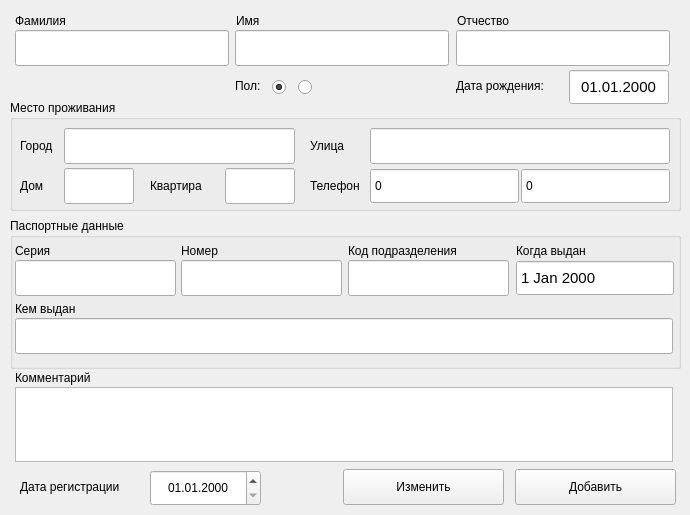
    <widget class="QWidget" name="tab__owner">
     <attribute name="title">
      <string>Владелец</string>
     </attribute>
     <widget class="QGroupBox" name="groupBox">
      <property name="enabled">
       <bool>true</bool>
      </property>
      <property name="geometry">
       <rect>
        <x>10</x>
        <y>100</y>
        <width>671</width>
        <height>111</height>
       </rect>
      </property>
      <property name="title">
       <string>Место проживания</string>
      </property>
      <widget class="QLabel" name="label_7">
       <property name="geometry">
        <rect>
         <x>10</x>
         <y>28</y>
         <width>41</width>
         <height>36</height>
        </rect>
       </property>
       <property name="text">
        <string>Город</string>
       </property>
      </widget>
      <widget class="QLabel" name="label_8">
       <property name="geometry">
        <rect>
         <x>300</x>
         <y>28</y>
         <width>43</width>
         <height>36</height>
        </rect>
       </property>
       <property name="text">
        <string>Улица</string>
       </property>
      </widget>
      <widget class="QLabel" name="label_9">
       <property name="enabled">
        <bool>true</bool>
       </property>
       <property name="geometry">
        <rect>
         <x>10</x>
         <y>68</y>
         <width>29</width>
         <height>36</height>
        </rect>
       </property>
       <property name="text">
        <string>Дом</string>
       </property>
      </widget>
      <widget class="QLabel" name="label_10">
       <property name="geometry">
        <rect>
         <x>140</x>
         <y>68</y>
         <width>66</width>
         <height>36</height>
        </rect>
       </property>
       <property name="text">
        <string>Квартира</string>
       </property>
      </widget>
      <widget class="QLineEdit" name="city">
       <property name="geometry">
        <rect>
         <x>54</x>
         <y>28</y>
         <width>231</width>
         <height>36</height>
        </rect>
       </property>
       <property name="maxLength">
        <number>27</number>
       </property>
      </widget>
      <widget class="QLineEdit" name="street">
       <property name="geometry">
        <rect>
         <x>360</x>
         <y>28</y>
         <width>300</width>
         <height>36</height>
        </rect>
       </property>
       <property name="maxLength">
        <number>36</number>
       </property>
      </widget>
      <widget class="QLineEdit" name="house">
       <property name="geometry">
        <rect>
         <x>54</x>
         <y>68</y>
         <width>70</width>
         <height>36</height>
        </rect>
       </property>
       <property name="maxLength">
        <number>8</number>
       </property>
      </widget>
      <widget class="QLineEdit" name="flat">
       <property name="geometry">
        <rect>
         <x>215</x>
         <y>68</y>
         <width>70</width>
         <height>36</height>
        </rect>
       </property>
       <property name="maxLength">
        <number>8</number>
       </property>
      </widget>
      <widget class="QLabel" name="label_11">
       <property name="geometry">
        <rect>
         <x>300</x>
         <y>68</y>
         <width>66</width>
         <height>36</height>
        </rect>
       </property>
       <property name="text">
        <string>Телефон</string>
       </property>
      </widget>
      <widget class="QDoubleSpinBox" name="telephone">
       <property name="geometry">
        <rect>
         <x>360</x>
         <y>68</y>
         <width>149</width>
         <height>36</height>
        </rect>
       </property>
       <property name="buttonSymbols">
        <enum>QAbstractSpinBox::NoButtons</enum>
       </property>
       <property name="decimals">
        <number>0</number>
       </property>
       <property name="minimum">
        <double>0.000000000000000</double>
       </property>
       <property name="maximum">
        <double>99999999999.000000000000000</double>
       </property>
      </widget>
      <widget class="QDoubleSpinBox" name="telephone__2">
       <property name="geometry">
        <rect>
         <x>511</x>
         <y>68</y>
         <width>149</width>
         <height>36</height>
        </rect>
       </property>
       <property name="buttonSymbols">
        <enum>QAbstractSpinBox::NoButtons</enum>
       </property>
       <property name="decimals">
        <number>0</number>
       </property>
       <property name="minimum">
        <double>0.000000000000000</double>
       </property>
       <property name="maximum">
        <double>99999999999.000000000000000</double>
       </property>
      </widget>
     </widget>
     <widget class="QGroupBox" name="groupBox_2">
      <property name="geometry">
       <rect>
        <x>10</x>
        <y>218</y>
        <width>671</width>
        <height>151</height>
       </rect>
      </property>
      <property name="title">
       <string>Паспортные данные</string>
      </property>
      <widget class="QLineEdit" name="issued__by">
       <property name="geometry">
        <rect>
         <x>5</x>
         <y>100</y>
         <width>658</width>
         <height>36</height>
        </rect>
       </property>
       <property name="maxLength">
        <number>90</number>
       </property>
      </widget>
      <widget class="QDateEdit" name="date__of_issue">
       <property name="geometry">
        <rect>
         <x>506</x>
         <y>42</y>
         <width>158</width>
         <height>36</height>
        </rect>
       </property>
       <property name="minimumSize">
        <size>
         <width>0</width>
         <height>36</height>
        </size>
       </property>
       <property name="maximumSize">
        <size>
         <width>16777215</width>
         <height>42</height>
        </size>
       </property>
       <property name="font">
        <font>
         <pointsize>11</pointsize>
        </font>
       </property>
       <property name="alignment">
        <set>Qt::AlignLeading|Qt::AlignLeft|Qt::AlignVCenter</set>
       </property>
       <property name="buttonSymbols">
        <enum>QAbstractSpinBox::NoButtons</enum>
       </property>
      </widget>
      <widget class="QLabel" name="label_4">
       <property name="geometry">
        <rect>
         <x>506</x>
         <y>22</y>
         <width>88</width>
         <height>21</height>
        </rect>
       </property>
       <property name="text">
        <string>Когда выдан</string>
       </property>
      </widget>
      <widget class="QLabel" name="label_2">
       <property name="geometry">
        <rect>
         <x>171</x>
         <y>22</y>
         <width>47</width>
         <height>21</height>
        </rect>
       </property>
       <property name="text">
        <string>Номер</string>
       </property>
      </widget>
      <widget class="QLabel" name="label">
       <property name="geometry">
        <rect>
         <x>5</x>
         <y>22</y>
         <width>43</width>
         <height>21</height>
        </rect>
       </property>
       <property name="text">
        <string>Серия</string>
       </property>
      </widget>
      <widget class="QLineEdit" name="passport__series">
       <property name="geometry">
        <rect>
         <x>5</x>
         <y>42</y>
         <width>161</width>
         <height>36</height>
        </rect>
       </property>
       <property name="maxLength">
        <number>19</number>
       </property>
      </widget>
      <widget class="QLineEdit" name="passport__id">
       <property name="geometry">
        <rect>
         <x>171</x>
         <y>42</y>
         <width>161</width>
         <height>36</height>
        </rect>
       </property>
       <property name="maxLength">
        <number>19</number>
       </property>
      </widget>
      <widget class="QLabel" name="label_3">
       <property name="geometry">
        <rect>
         <x>5</x>
         <y>80</y>
         <width>81</width>
         <height>21</height>
        </rect>
       </property>
       <property name="text">
        <string>Кем выдан</string>
       </property>
      </widget>
      <widget class="QLabel" name="label_12">
       <property name="geometry">
        <rect>
         <x>338</x>
         <y>22</y>
         <width>141</width>
         <height>21</height>
        </rect>
       </property>
       <property name="text">
        <string>Код подразделения</string>
       </property>
      </widget>
      <widget class="QLineEdit" name="division__code">
       <property name="geometry">
        <rect>
         <x>338</x>
         <y>42</y>
         <width>161</width>
         <height>36</height>
        </rect>
       </property>
       <property name="maxLength">
        <number>19</number>
       </property>
      </widget>
     </widget>
     <widget class="QLabel" name="label_6">
      <property name="geometry">
       <rect>
        <x>456</x>
        <y>65</y>
        <width>110</width>
        <height>42</height>
       </rect>
      </property>
      <property name="text">
       <string>Дата рождения:</string>
      </property>
     </widget>
     <widget class="QDateEdit" name="date__of_birth">
      <property name="enabled">
       <bool>true</bool>
      </property>
      <property name="geometry">
       <rect>
        <x>569</x>
        <y>69</y>
        <width>100</width>
        <height>36</height>
       </rect>
      </property>
      <property name="minimumSize">
       <size>
        <width>0</width>
        <height>36</height>
       </size>
      </property>
      <property name="maximumSize">
       <size>
        <width>214</width>
        <height>42</height>
       </size>
      </property>
      <property name="font">
       <font>
        <pointsize>11</pointsize>
       </font>
      </property>
      <property name="frame">
       <bool>true</bool>
      </property>
      <property name="alignment">
       <set>Qt::AlignCenter</set>
      </property>
      <property name="buttonSymbols">
       <enum>QAbstractSpinBox::NoButtons</enum>
      </property>
      <property name="displayFormat">
       <string>dd.MM.yyyy</string>
      </property>
     </widget>
     <widget class="QLabel" name="label_5">
      <property name="geometry">
       <rect>
        <x>235</x>
        <y>65</y>
        <width>31</width>
        <height>42</height>
       </rect>
      </property>
      <property name="text">
       <string>Пол:</string>
      </property>
     </widget>
     <widget class="QRadioButton" name="gender__male">
      <property name="geometry">
       <rect>
        <x>272</x>
        <y>76</y>
        <width>21</width>
        <height>22</height>
       </rect>
      </property>
      <property name="layoutDirection">
       <enum>Qt::LeftToRight</enum>
      </property>
      <property name="autoFillBackground">
       <bool>false</bool>
      </property>
      <property name="iconSize">
       <size>
        <width>22</width>
        <height>22</height>
       </size>
      </property>
      <property name="checked">
       <bool>true</bool>
      </property>
      <attribute name="buttonGroup">
       <string notr="true">gender</string>
      </attribute>
     </widget>
     <widget class="QRadioButton" name="gender__female">
      <property name="geometry">
       <rect>
        <x>298</x>
        <y>76</y>
        <width>51</width>
        <height>22</height>
       </rect>
      </property>
      <property name="icon">
       <iconset>
        <normaloff>icon/gender__f.png</normaloff>icon/gender__f.png</iconset>
      </property>
      <property name="iconSize">
       <size>
        <width>22</width>
        <height>22</height>
       </size>
      </property>
      <attribute name="buttonGroup">
       <string notr="true">gender</string>
      </attribute>
     </widget>
     <widget class="QLabel" name="surname__label">
      <property name="geometry">
       <rect>
        <x>15</x>
        <y>10</y>
        <width>65</width>
        <height>21</height>
       </rect>
      </property>
      <property name="text">
       <string>Фамилия</string>
      </property>
     </widget>
     <widget class="QLineEdit" name="surname">
      <property name="geometry">
       <rect>
        <x>15</x>
        <y>30</y>
        <width>214</width>
        <height>36</height>
       </rect>
      </property>
      <property name="minimumSize">
       <size>
        <width>0</width>
        <height>36</height>
       </size>
      </property>
      <property name="maximumSize">
       <size>
        <width>16777215</width>
        <height>42</height>
       </size>
      </property>
      <property name="maxLength">
       <number>26</number>
      </property>
     </widget>
     <widget class="QLabel" name="name__label">
      <property name="geometry">
       <rect>
        <x>236</x>
        <y>10</y>
        <width>30</width>
        <height>21</height>
       </rect>
      </property>
      <property name="text">
       <string>Имя</string>
      </property>
     </widget>
     <widget class="QLineEdit" name="name">
      <property name="geometry">
       <rect>
        <x>235</x>
        <y>30</y>
        <width>214</width>
        <height>36</height>
       </rect>
      </property>
      <property name="minimumSize">
       <size>
        <width>0</width>
        <height>36</height>
       </size>
      </property>
      <property name="maximumSize">
       <size>
        <width>16777215</width>
        <height>42</height>
       </size>
      </property>
      <property name="maxLength">
       <number>26</number>
      </property>
     </widget>
     <widget class="QLabel" name="middlename">
      <property name="geometry">
       <rect>
        <x>457</x>
        <y>10</y>
        <width>65</width>
        <height>21</height>
       </rect>
      </property>
      <property name="text">
       <string>Отчество</string>
      </property>
     </widget>
     <widget class="QLineEdit" name="patronymic">
      <property name="geometry">
       <rect>
        <x>456</x>
        <y>30</y>
        <width>214</width>
        <height>36</height>
       </rect>
      </property>
      <property name="minimumSize">
       <size>
        <width>0</width>
        <height>36</height>
       </size>
      </property>
      <property name="maximumSize">
       <size>
        <width>16777215</width>
        <height>42</height>
       </size>
      </property>
      <property name="maxLength">
       <number>26</number>
      </property>
     </widget>
     <widget class="QPushButton" name="update__owner">
      <property name="geometry">
       <rect>
        <x>343</x>
        <y>469</y>
        <width>161</width>
        <height>36</height>
       </rect>
      </property>
      <property name="text">
       <string>Изменить</string>
      </property>
     </widget>
     <widget class="QPushButton" name="add__owner">
      <property name="geometry">
       <rect>
        <x>515</x>
        <y>469</y>
        <width>161</width>
        <height>36</height>
       </rect>
      </property>
      <property name="text">
       <string>Добавить</string>
      </property>
     </widget>
     <widget class="QPlainTextEdit" name="comment">
      <property name="geometry">
       <rect>
        <x>15</x>
        <y>387</y>
        <width>658</width>
        <height>75</height>
       </rect>
      </property>
     </widget>
     <widget class="QLabel" name="comment__label">
      <property name="geometry">
       <rect>
        <x>15</x>
        <y>367</y>
        <width>105</width>
        <height>21</height>
       </rect>
      </property>
      <property name="text">
       <string>Комментарий</string>
      </property>
     </widget>
     <widget class="QDateEdit" name="date__on_reg">
      <property name="geometry">
       <rect>
        <x>150</x>
        <y>470</y>
        <width>111</width>
        <height>36</height>
       </rect>
      </property>
      <property name="alignment">
       <set>Qt::AlignCenter</set>
      </property>
      <property name="displayFormat">
       <string>dd.MM.yyyy</string>
      </property>
     </widget>
     <widget class="QLabel" name="label_18">
      <property name="geometry">
       <rect>
        <x>20</x>
        <y>469</y>
        <width>121</width>
        <height>36</height>
       </rect>
      </property>
      <property name="text">
       <string>Дата регистрации</string>
      </property>
     </widget>
    </widget>
